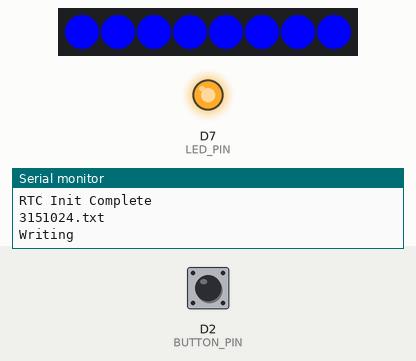
A sketch run on a simulated Arduino Zero (SAMD21). On the bench: 8 RGB LEDs in strip order, left to right, output pins drawn as LEDs (lit = HIGH), the last lines printed to the serial monitor. The test bench sets the inputs (shaded band); at power-on: D2 (BUTTON_PIN) HIGH. Dim RGB values are drawn brighter than linear; the local clock reads 2024-03-15 10:24:30 at power-on unless the sketch sets it; storage starts empty.

Above: at 0.1 s.
At 4.93 s:
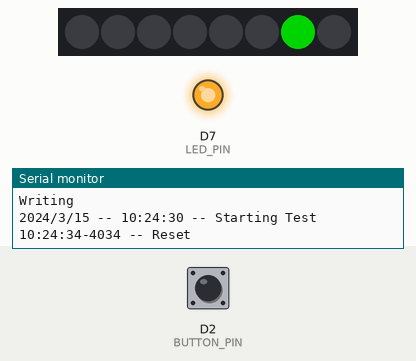
At 12.78 s:
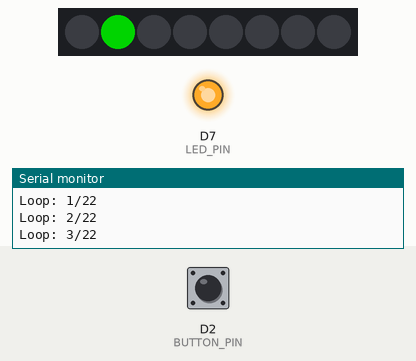
At 20.17 s:
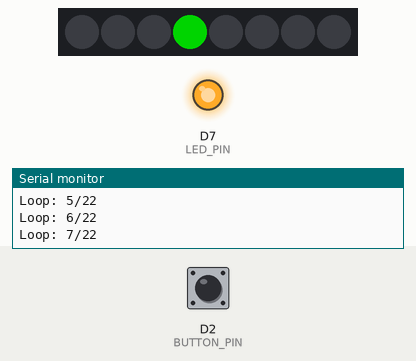
At 29.97 s:
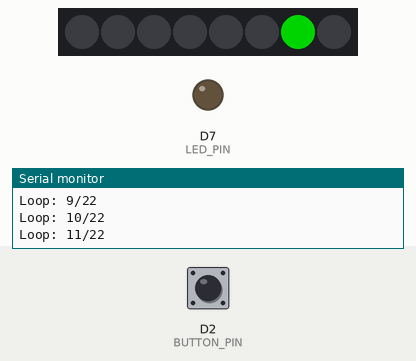
At 39.77 s:
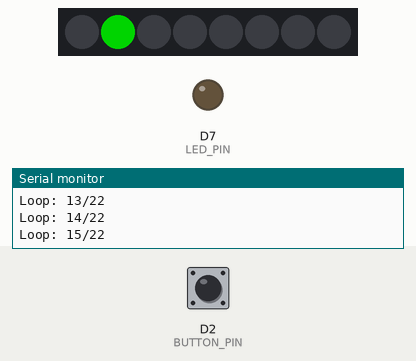
Timing chart, 0 to 40.0 s (numbered marks = the images above):
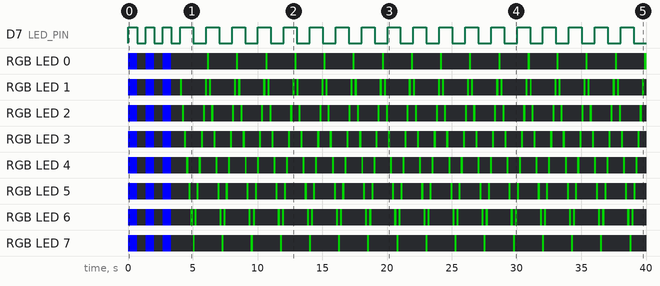

Measured:
- by itself, D7 (LED_PIN): HIGH → LOW at 0.70 s, → HIGH 0.67 s later, → LOW 0.67 s later, → HIGH 0.67 s later, … (41 changes in this stretch)
- by itself, RGB LED 0: off → RGB(0, 0, 255) at 0.03 s, → off 0.67 s later, → RGB(0, 0, 255) 0.67 s later, → off 0.67 s later, … (37 changes in this stretch)
- by itself, RGB LED 1: off → RGB(0, 0, 255) at 0.03 s, → off 0.67 s later, → RGB(0, 0, 255) 0.67 s later, → off 0.67 s later, … (70 changes in this stretch)

The sketch:

LED_Test.ino
```cpp
#include <FastLED.h>           // Include FastLED library
#include <RTClib.h>            // Include other real time clock library
//#include <LiquidCrystal_I2C.h> // Inlucde the LCD library
#include <Wire.h>               // For I2C communication
#include <SPI.h>                // Include SPI library
#include <SD.h>                // Include the SD library
#define NUM_LEDS 8    // Number of LEDs in the chain
#define DATA_PIN 6    // Data pin for LED strip control
#define BUTTON_PIN 2  // data pin for the button press
#define LED_PIN 7    // data pin for the blinking led

RTC_DS3231 rtc;
File myFile;
String filename; // global instance of filename

CRGB leds[NUM_LEDS];  // Array to hold LED color data for the led strip

int l_delay = 2000 / 15; // the delay between the lights in the led strip
int loopCount = 0; // counts the number of times the loops
int count_count = 0; // variable that loops over the elements in the array myVals
bool dir = true;
int dot = 0;

// array that contains the actual vals used for the test.
const int myVals[] = {22, 44, 89, 149, 209, 239, 389, 419, 449, 509, 599, 899, 921, 943, 988, 1048, 1108, 1138, 1288, 1318, 1348, 1408, 1498, 1798}; // the number of loops before interuption
int myValsLen = sizeof(myVals) / sizeof(myVals[0]); // gets the number of elements in myVals

// half test
const int halfVals[] = {22, 44, 89, 149, 209, 239, 389, 419, 449, 509, 599, 899}; // the number of loops before interuption
int halfValsLen = sizeof(halfVals) / sizeof(halfVals[0]); // gets the number of elements in myVals

// testing values
const int testVals[] = {3, 6, 10, 15, 25}; // the number of loops before integration for an example
int testValsLen = sizeof(testVals) / sizeof(testVals[0]); // number of elements in testVals

// consistent blinking light variables
int ledState = LOW;      // creating a variable for the blinking led
unsigned long previousMillis_led = 0;  // will store last time LED was updated
unsigned long previousMillis_bln = 0;  // will store last time LED was updated
const long interval_led = 1000;  // interval at which to blink (milliseconds)
const long interval_bln = 160;
int i = 0;   // random variable for the initial animation

// String TestSubject = "kyr"; //Not to exceed 3 char

void setup() { // setup
  Serial.begin(9600);
  Serial.println("Setup");

  //sets up the fast led
  FastLED.addLeds<NEOPIXEL, DATA_PIN>(leds, NUM_LEDS);  // Initialize LEDs
  pinMode(LED_PIN, OUTPUT);  // setting the led as an output
  pinMode(BUTTON_PIN, INPUT);  // setting up the button

  digitalWrite(LED_PIN,LOW);

  // setting up the sd card initialization
  if (!SD.begin(4)) {
    Serial.println("SD Card Initialization Failed");
    while(1);
  }
  Serial.println("SD Card Initialization done");

  if (! rtc.begin()) {
    Serial.println("Couldn't find RTC");
    while (1) delay(10);
  } else {
    Serial.println("RTC Init Complete");
  }

  DateTime now = rtc.now(); // setting up the date and time

  filename = String(now.month()) + String(now.day()) + String(now.hour()) + String(now.minute()) + ".txt";

  Serial.println(filename);
  //filename = "exmp12.txt";
  myFile = SD.open(filename, FILE_WRITE);
  if (myFile) {
  Serial.println("Writing");
  myFile.println("Testing");
  myFile.close();
  } else {
    Serial.println("Didn't work");
  }

  // setting up the initial animation
  for (int a=0; a<3; a++) { // led strip will flash 3 times before starting the test
    fill_solid(leds, NUM_LEDS, CRGB::Blue); // flashing blue
    FastLED.show();
    digitalWrite(LED_PIN, HIGH);
    delay(l_delay*5);

    fill_solid(leds, NUM_LEDS, CRGB::Black); // turning off the strip
    FastLED.show();
    digitalWrite(LED_PIN,LOW);
    delay(l_delay*5);

    i++;
  }
  i = 0;
  count_count = 0;
  loopCount = 0;

  String SD_L = String(now.year()) + "/" + String(now.month()) + "/" + String(now.day()) + " " + "--" + " " + String(now.hour()) + ":" + String(now.minute()) + ":" + String(now.second()) + " -- Starting Test";
  log_SD(SD_L);
}

void loop() {
  DateTime now = rtc.now(); // setting up the date and time

  // setting up the constant blinking led
  unsigned long currentMillis = millis();

  if (currentMillis - previousMillis_led >= interval_led) {
    // save the last time you blinked the LED
    previousMillis_led = currentMillis;

    // if the LED is off turn it on and vice-versa:
    if (ledState == LOW) {
      ledState = HIGH;
    }
    else {
      ledState = LOW;
    }

    // set the LED with the ledState of the variable:
    digitalWrite(LED_PIN, ledState);
  }

  //setting up the button press example
  if (digitalRead(BUTTON_PIN) == LOW) {  // if button is pressed
    /*
    fill_solid(leds, NUM_LEDS, CRGB::Purple);
    FastLED.show();
    loopCount = 0; //Restarting the loop count
    count_count = 0;
    dot = 0;
    dir = true;
    */
    NVIC_SystemReset(); // hard reset of the system
  }

  else { //if the button isn't pressed

    // iterates over the lights in the led strip
    if (currentMillis - previousMillis_bln >= interval_bln) {
    previousMillis_bln = currentMillis;

    if (dot==0){
      if (loopCount==0){
        if (count_count==0){
          DateTime now = rtc.now(); // setting up the date and time
          String resetN = String(now.hour()) + ":" + String(now.minute()) + ":" + String(now.second()) + "-" + String(currentMillis) + " -- Reset";
          log_SD(resetN);
        }
      }
    }

    if (dir==true){ //move right to left
      dot = dot+1;
      if (dot==NUM_LEDS-1){
        if (loopCount == halfVals[count_count])
        {
          dot = 0; //reset back to 0, so we continue moving right to left
          count_count = count_count + 1; //increment which test we're on
          if (count_count == myValsLen){ // Reset count_count and loopCount to keep going indef
            count_count = 0;
            loopCount = 0;
            //DateTime now = rtc.now(); // setting up the date and time
            //unsigned long nMillis = millis();
            //String resetN = String(now.hour()) + ":" + String(now.minute()) + ":" + String(now.second()) + "-" + String(nMillis) + " -- Reset";
            //log_SD(resetN);
          }
          DateTime now = rtc.now(); // setting up the date and time
          unsigned long nMillis = millis();
          String skipN = String(now.hour()) + ":" + String(now.minute()) + ":" + String(now.second()) + "-" + String(nMillis) + " -- Skip";
          log_SD(skipN);
        } else {
        dir = false;
        }
      }
    } else { //move left to right
      dot = dot-1;
      if (dot==0){
        dir = true;
        loopCount = loopCount + 1; // completed a loop

        String loop_out1 = "Loop: " + String(loopCount) + "/" + String(myVals[count_count]);
        log_SD(loop_out1);
      }
    }
    FastLED.clear();
    leds[dot] = CRGB::Green;  // Set the current LED to green
    FastLED.show();
  }

  /*
    //will flash a purple light when the loop counting is the same as the values of the array
    if (loopCount == halfVals[count_count]) {
      fill_solid(leds, NUM_LEDS, CRGB::Purple);
      FastLED.show();
      delay(l_delay*5);
      fill_solid(leds, NUM_LEDS, CRGB::Black);
      count_count++; // increases the count of the loop
      loopCount = 0; // resets the loop count

      // time stamps the interuptions
      myFile.println(String(now.year()) + "/" + String(now.month()) + "/" + String(now.day()) + " " + "--" + " " + String(now.hour()) + ":" + String(now.minute()) + ":" + String(now.second()) + " -- Loop Skipped");
      Serial.println(String(now.year()) + "/" + String(now.month()) + "/" + String(now.day()) + " " + "--" + " " + String(now.hour()) + ":" + String(now.minute()) + ":" + String(now.second()) + " -- Loop Skipped");
    }

    // closes the sd card file when there is no more elements in the array
    if (count_count == halfValsLen) {
      // prints the time in which the test has ended
      myFile.println(String(now.year()) + "/" + String(now.month()) + "/" + String(now.day()) + " " + "--" + " " + String(now.hour()) + ":" + String(now.minute()) + ":" + String(now.second()) + " -- Test Finsished");
      Serial.println(String(now.year()) + "/" + String(now.month()) + "/" + String(now.day()) + " " + "--" + " " + String(now.hour()) + ":" + String(now.minute()) + ":" + String(now.second()) + " -- Test Finished");
      myFile.close(); // closes the sd file
      fill_solid(leds, NUM_LEDS, CRGB::White); FastLED.show(); // flashes solid white
    }
    */
  }
}

void log_SD(String message){ // function to write within the sd card and the serial port
  myFile = SD.open(filename, FILE_WRITE);
  if (myFile) {
    Serial.println(message);
    myFile.println(message);
    myFile.close();
  }
}
```
